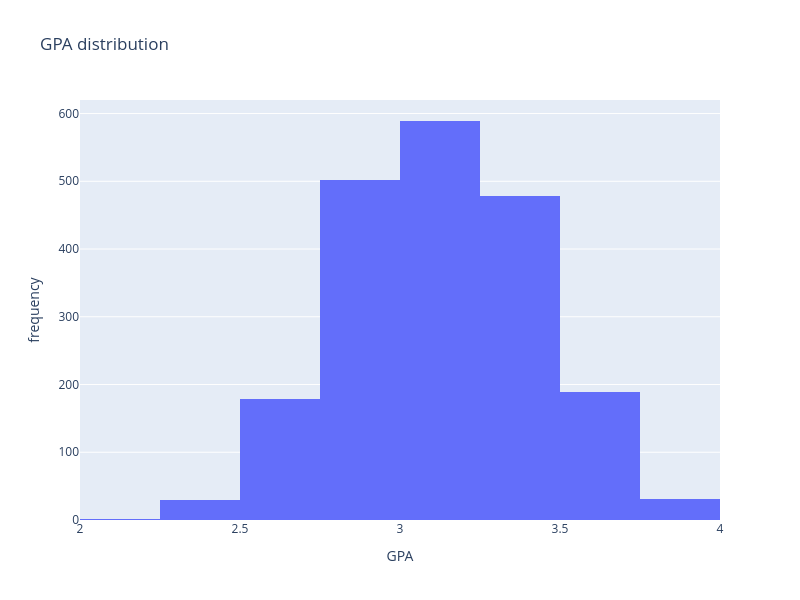

Write notebook code for a chart like this one.
### Markdown cell above
#### Let's look at the distribution of some of the variables

### Code cell
fig = px.histogram(
    df,
    x='gpa',
    title='GPA distribution',
    width=800,
    height=600
)
fig.update_traces(
    xbins={'start':2,'end':4,'size':0.25}
)
fig.update_layout(
    xaxis_title='GPA',
    yaxis_title='frequency'
)
fig.show()

### Figure 1 — Plotly figure (JSON) as saved in the notebook; plotly's stock layout.template omitted (floating-point values rounded to 4 significant figures; data arrays with more than 128 entries replaced by an {"elided": "..."} marker saying what was removed)
{"data": [{"alignmentgroup": "True", "bingroup": "x", "hovertemplate": "gpa=%{x}<br>count=%{y}<extra></extra>", "legendgroup": "", "marker": {"color": "#636efa", "pattern": {"shape": ""}}, "name": "", "offsetgroup": "", "orientation": "v", "showlegend": false, "type": "histogram", "x": {"elided": "2000 float values"}, "xaxis": "x", "xbins": {"end": 4, "size": 0.25, "start": 2}, "yaxis": "y"}], "layout": {"barmode": "relative", "height": 600, "legend": {"tracegroupgap": 0}, "title": {"text": "GPA distribution"}, "width": 800, "xaxis": {"anchor": "y", "domain": [0, 1], "title": {"text": "GPA"}}, "yaxis": {"anchor": "x", "domain": [0, 1], "title": {"text": "frequency"}}}}
